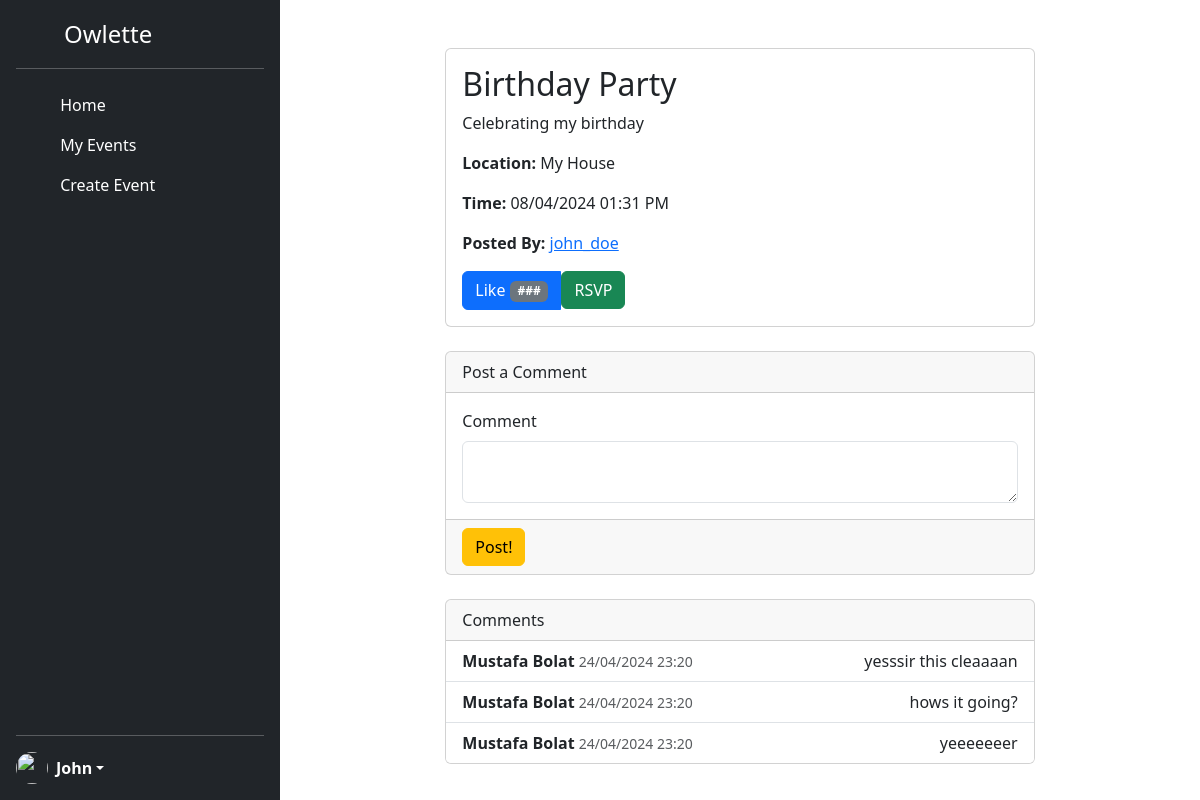
The app's page /eventview/1 (signed in), older data.
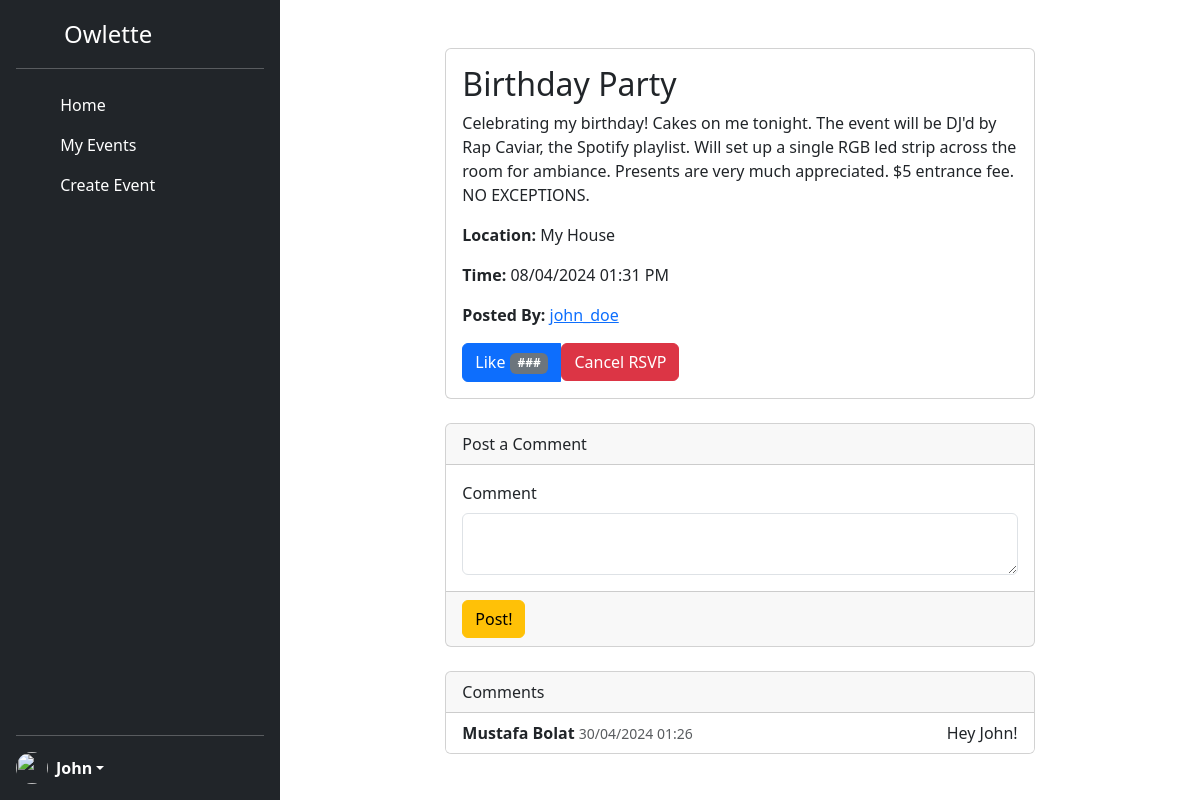
The same page, newer data.
### models.py (models this page shows, shortened)
class User(db.Model, UserMixin):
    __tablename__ = 'user'
    userid = db.Column(db.Integer,
                   primary_key=True)
    username = db.Column(db.String(40),
                         nullable=False,
                         unique=True)
    email = db.Column(db.String(40),
                      unique=True,
                      nullable=False)
    password = db.Column(db.String(200),
                         unique=False,
                         nullable=False)
    firstname = db.Column(db.String(40),
                         nullable=False)
    lastname = db.Column(db.String(40),
                         nullable=False)
    bio = db.Column(db.String(255),
                         nullable=True)
    created_at = db.Column(db.DateTime,
                           nullable=False,
                           default=datetime.now(pytz.timezone('US/Eastern')))
    ismod = db.Column(db.Boolean,
                           default=False)
    posts = db.relationship('Event', backref='author', lazy='dynamic')

class Event(db.Model):
    __tablename__ = 'event'
    eventID = db.Column(db.Integer, primary_key=True)
    userID = db.Column(db.Integer, db.ForeignKey('user.userid'))
    title = db.Column(db.String(80))
    status = db.Column(db.String(80), default='active')
    description = db.Column(db.String(1000))
    eventTime = db.Column(db.DateTime)
    location = db.Column(db.String(80))
    flairone_id = db.Column(db.Integer, db.ForeignKey('flair.flairID'))
    flairtwo_id = db.Column(db.Integer, db.ForeignKey('flair.flairID'))
    flarirthree_id = db.Column(db.Integer, db.ForeignKey('flair.flairID'))
    flairone = db.relationship('Flair', foreign_keys=[flairone_id])
    flairtwo = db.relationship('Flair', foreign_keys=[flairtwo_id])
    flarirthree = db.relationship('Flair', foreign_keys=[flarirthree_id])
    comments = db.relationship('Comment', backref='comments', lazy='dynamic')
    op = db.relationship('User', backref='op', lazy='joined')

class Comment(db.Model):
     __tablename__ = 'comment'
     commentID = db.Column(db.Integer, primary_key=True)
     userID = db.Column(db.Integer, db.ForeignKey('user.userid'))
     eventID = db.Column(db.Integer, db.ForeignKey('event.eventID'))
     message = db.Column(db.String(255))
     timestamp = db.Column(db.DateTime, default=datetime.now(pytz.timezone('US/Eastern')))
     author = db.Relationship('User', backref='author', lazy='joined')

### app.py (the view, shortened to what this page needs)
@app.route('/eventview/<int:eventID>', methods=['GET','POST'])
@login_required
def eventdetailview(eventID):
    form = commentForm(request.form)
    singleEvent = Event.query.get(eventID)
    flairName = singleEvent.flairone.name if singleEvent.flairone else "None"  # Retrieve the flairs for the event
    user_has_rsvped = RSVP.query.filter_by(userID=current_user.userid, eventID=eventID).first() is not None
    return render_template("eventdetailview.html", singleEvent=singleEvent, flairName=flairName,
                user_has_rsvped=user_has_rsvped, form=form)

### forms.py
class commentForm(FlaskForm):
    message = TextAreaField('Comment', validators=[DataRequired(), Length(max=255)])
    submit = SubmitField(label='Post!')

### app.py (called while the page is built)
@login_manager.user_loader
def load_user(userid):
    return User.query.get(int(userid))

### templates/eventdetailview.html (shortened to what this page needs)
{% extends "base.html" %}
{% block content %}
<div class="container">
    <div class="row">
      <div class="col-md-8 mx-auto mt-5">
        <div class="card">
          <div class="card-body">
            <h2 class="card-title">{{singleEvent.title}}</h2>
            <p class="card-text">{{singleEvent.description}}</p>
            <p class="card-text"><strong>Location:</strong> {{singleEvent.location}}</p>
            <p class="card-text"><strong>Time:</strong> {{singleEvent.eventTime.strftime(' %d/%m/%Y %I:%M %p')}}</p>
            <p class="card-text"><strong>Posted By:</strong> <a href='{{url_for('profileView', userid=singleEvent.op.userid)}}'>{{singleEvent.op.username}}</a></p>
            <div class="btn-group" role="group" aria-label="Event Actions">
              <button type="button" class="btn btn-primary">
                Like <span class="badge text-bg-secondary">###</span>
              </button>
              <form action="{{ url_for('rsvp_to_event', event_id=singleEvent.eventID) }}" method="post">
                {% if user_has_rsvped %}
                <button type="submit" class="btn btn-danger">
                     Cancel RSVP
                </button>
                {% else %}
                <button type="submit" class="btn btn-success">
                     RSVP
                </button>
                {% endif %}
              </form>
            </div>
          </div>
        </div>
        <div class="card mt-4">
          <div class="card-header">
              <div class="col-auto me-auto">Post a Comment</div>
          </div>
          <div class='card-body'>
              <form method="POST">
                {{ form.message.label(class="form-label") }}
                {{ form.message(class="form-control")  }}
          </div>
          <div class='card-footer'>
            {{ form.submit(class="btn btn-warning") }}
          </div>
        </div>
        <div class="card mt-4">
          <div class="card-header">
            Comments
          </div>
          <ul class="list-group list-group-flush">
            {% for comment in singleEvent.comments%}
            <li class="list-group-item">
              <div class="d-flex justify-content-between">
                <div>
                  <strong>{{comment.author.firstname}} {{comment.author.lastname}}</strong>
                  <small class="text-muted">{{ comment.timestamp.strftime(' %d/%m/%Y %H:%M ') }}</small>
                </div>
                <div>
                  <span>{{comment.message}}</span>
                </div>
              </div>
            </li>
            {% endfor %}
          </ul>
        </div>
      </div>
    </div>
  </div>
{% endblock %}

### templates/base.html (shortened to what this page needs)
<!DOCTYPE html>
<lang="en">
<head>
    <link rel="stylesheet" href="{{ url_for('static', filename='style.css') }}">
    <link href="https://cdn.jsdelivr.net/npm/bootstrap@5.3.3/dist/css/bootstrap.min.css" rel="stylesheet">
    <link href="https://cdn.jsdelivr.net/npm/bootstrap@5.3.3/dist/css/bootstrap.min.css" rel="stylesheet">
</head>
<body>
<div class="d-flex flex-row" style="">
  <div class="d-flex flex-column flex-shrink-0 p-3 text-white bg-dark" style="width: 280px; height: 100vh">
      <a href="/" class="d-flex align-items-center mb-3 mb-md-0 me-md-auto text-white text-decoration-none">
        <svg class="bi me-2" width="40" height="32"><use xlink:href="LOGO"/></svg>
        <span class="fs-4">Owlette</span>
      </a>
      <hr>
      <ul class="nav nav-pills flex-column mb-auto">
        <li class="nav-item">
          <a href="{{url_for('home')}}" class="nav-link text-white {{ 'active' if request.path == '/home' else '' }}"
          aria-current="page">
            <svg class="bi me-2" width="16" height="16"><use xlink:href="#home"/></svg>
            Home
          </a>
        </li>
       <li>
          <a href="{{url_for('myevents')}}" class="nav-link text-white {{ 'active' if request.path == '/myevents' else '' }}"
          aria-current="page">
            <svg class="bi me-2" width="16" height="16"><use xlink:href="#speedometer2"/></svg>
            My Events
          </a>
        </li>
        <li>
          <a href="{{url_for('create_event')}}" class="nav-link text-white {{ 'active' if request.path == '/create-event' else '' }}"
          aria-current="page">
            <svg class="bi me-2" width="16" height="16"><use xlink:href="#table"/></svg>
            Create Event
          </a>
        </li>
      </ul>
      <hr>
      <div class="dropdown">
        <a href="{{ url_for('profileView', userid=current_user.userid) }}" class="d-flex align-items-center text-white text-decoration-none dropdown-toggle" role="button" id="dropdownUser1" data-bs-toggle="dropdown" aria-haspopup="true" aria-expanded="false">
        <img src="https://github.com/mdo.png" alt="" width="32" height="32" class="rounded-circle me-2">
          {% if current_user.is_authenticated %}
            <strong>
                {{ current_user.firstname }}
            </strong>
          {% else %}
            <strong>
                User
            </strong>
          {% endif %}
        </a>
      </div>
  </div>
  {% block content %}
  {% endblock %}
</div>
</body>
</html>

Row changes from the older to the newer data that the page shows:
no longer on this page (row edited): Comment: author.firstname "Mustafa", author.lastname "Bolat", timestamp "24/04/2024 23:20", message "yesssir this cleaaaan"
no longer on this page (row edited): Comment: author.firstname "Mustafa", author.lastname "Bolat", timestamp "24/04/2024 23:20", message "hows it going?"
changed Event "Birthday Party": description "Celebrating my birthday" → "Celebrating my birthday! Cakes on me tonight. The event will be DJ'd by Rap Caviar, the Spotify playlist. Will set up a single RGB led strip across the room for ambiance. Presents are very much appreciated. $5 entrance fee. NO EXCEPTIONS."
changed Comment "Mustafa": timestamp "24/04/2024 23:20" → "30/04/2024 01:26"; message "yeeeeeeer" → "Hey John!"
Text that changed along with them:
text no longer shown: "RSVP"
text now shown: "Cancel RSVP"
